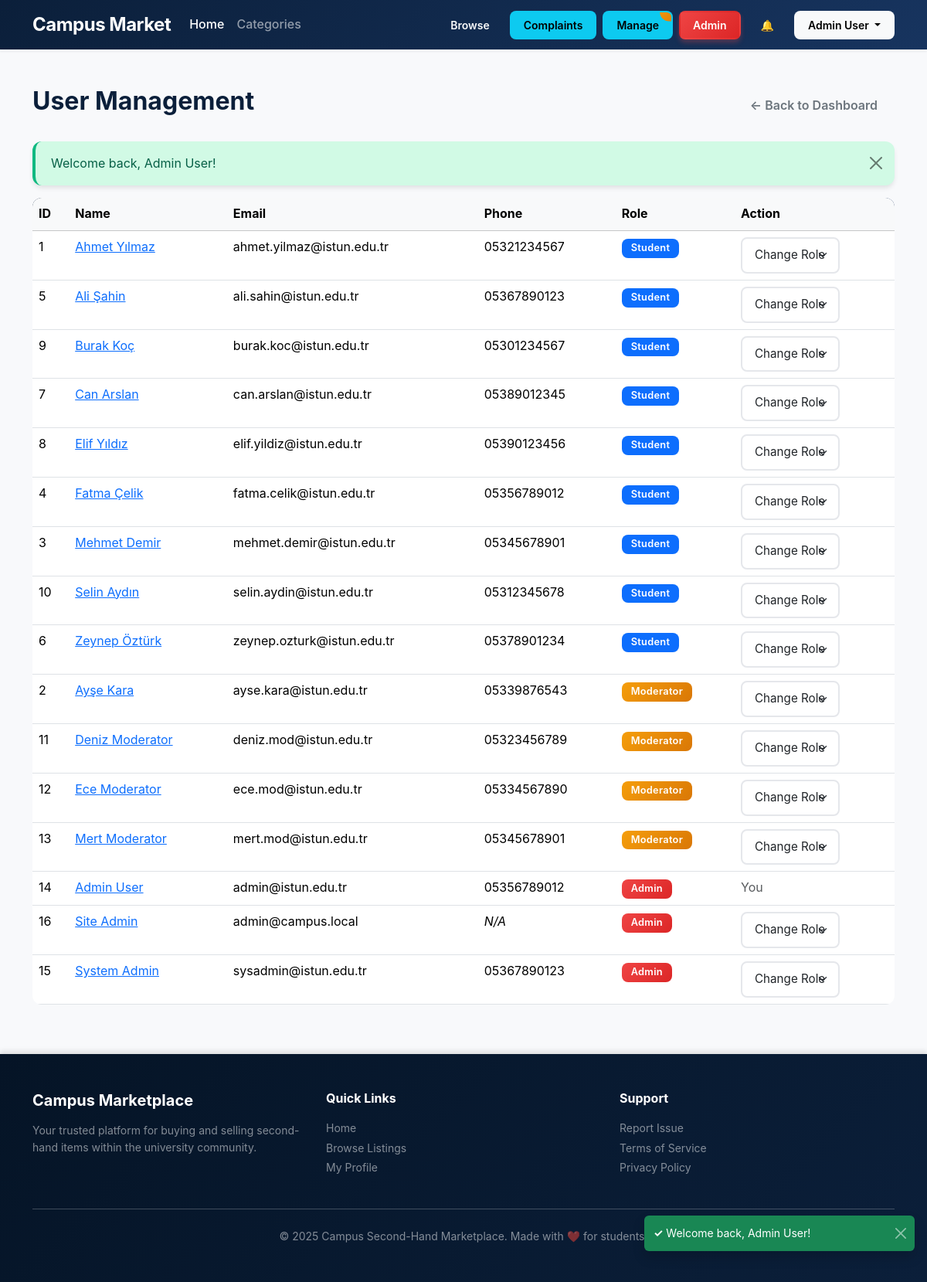
The app's page /pages/admin/users.php (signed in) with its own data.
### tables this page shows
CREATE TABLE `User` (
  `UserID` int NOT NULL AUTO_INCREMENT,
  `Name` varchar(100) NOT NULL,
  `Email` varchar(100) NOT NULL,
  `Password` varchar(255) NOT NULL,
  `Phone` varchar(20) DEFAULT NULL,
  `RoleID` int NOT NULL,
  PRIMARY KEY (`UserID`),
  UNIQUE KEY `Email` (`Email`),
  KEY `fk_user_role` (`RoleID`),
  CONSTRAINT `fk_user_role` FOREIGN KEY (`RoleID`) REFERENCES `Role` (`RoleID`) ON DELETE RESTRICT ON UPDATE CASCADE
);

CREATE TABLE `Role` (
  `RoleID` int NOT NULL AUTO_INCREMENT,
  `RoleName` varchar(50) NOT NULL,
  PRIMARY KEY (`RoleID`),
  CONSTRAINT `chk_role_name` CHECK ((`RoleName` in (_utf8mb4'Student',_utf8mb4'Moderator',_utf8mb4'Admin')))
);

### pages/admin/users.php (the view, shortened to what this page needs)
<?php
require_once __DIR__ . '/../../config/db.php';
$users = [];
$successMessage = '';
if (isset($_SESSION['success_message'])) {
    $successMessage = $_SESSION['success_message'];
}
try {
    $usersSql = <<<SQL
    SELECT
        U.UserID,
        U.Name,
        U.Email,
        U.Phone,
        R.RoleID,
        R.RoleName
    FROM User U
    INNER JOIN Role R ON R.RoleID = U.RoleID
    ORDER BY R.RoleID, U.Name;
    SQL;
    $users = $pdo->query($usersSql)->fetchAll();
} catch (PDOException $e) {
    $errorMessage = 'Failed to load users: ' . htmlspecialchars($e->getMessage(), ENT_QUOTES, 'UTF-8');
}
require_once __DIR__ . '/../../includes/header.php';
?>
<main class="container py-5">
    <div class="d-flex justify-content-between align-items-center mb-4">
        <h2>User Management</h2>
        <a href="/campus-marketplace/pages/admin/dashboard.php" class="btn btn-outline-secondary">← Back to Dashboard</a>
    </div>
    <?php if ($successMessage !== ''): ?>
        <div class="alert alert-success alert-dismissible fade show" role="alert">
            <?php echo $successMessage; ?>
            <button type="button" class="btn-close" data-bs-dismiss="alert" aria-label="Close"></button>
        </div>
    <?php endif; ?>
    <div class="table-responsive">
        <table class="table table-hover">
            <thead class="table-light">
                <tr>
                    <th>ID</th>
                    <th>Name</th>
                    <th>Email</th>
                    <th>Phone</th>
                    <th>Role</th>
                    <th>Action</th>
                </tr>
            </thead>
            <tbody>
                <?php foreach ($users as $user): ?>
                    <tr>
                        <td><?php echo $user['UserID']; ?></td>
                        <td>
                            <a href="/campus-marketplace/pages/admin/user-detail.php?id=<?php echo $user['UserID']; ?>">
                                <?php echo htmlspecialchars($user['Name'], ENT_QUOTES, 'UTF-8'); ?>
                            </a>
                        </td>
                        <td><?php echo htmlspecialchars($user['Email'], ENT_QUOTES, 'UTF-8'); ?></td>
                        <td><?php echo $user['Phone'] ? htmlspecialchars($user['Phone'], ENT_QUOTES, 'UTF-8') : '<em>N/A</em>'; ?></td>
                        <td>
                            <span class="badge bg-<?php
                                echo match($user['RoleName']) {
                                    'Admin' => 'danger',
                                    'Moderator' => 'warning',
                                    'Student' => 'primary',
                                    default => 'secondary'
                                };
                            ?>">
                                <?php echo htmlspecialchars($user['RoleName'], ENT_QUOTES, 'UTF-8'); ?>
                            </span>
                        </td>
                        <td>
                            <?php if ((int)$user['UserID'] === (int)$_SESSION['user_id']): ?>
                                <span class="text-muted">You</span>
                            <?php else: ?>
                                <form method="post" class="d-inline">
                                    <select name="new_role_id" class="form-select form-select-sm d-inline w-auto" onchange="this.form.submit()">
                                        <option value="">Change Role</option>
                                    </select>
                                </form>
                            <?php endif; ?>
                        </td>
                    </tr>
                <?php endforeach; ?>
            </tbody>
        </table>
    </div>
</main>
<?php require_once __DIR__ . '/../../includes/footer.php'; ?>

### assets/css/style.css (style rules this page uses)
:root { --navy: #0b1f3a; --navy-light: #17345f; --navy-dark: #051426; --gold: #f2c230; --gold-light: #f9d96f; --gold-dark: #d4a825; --light-bg: #f8f9fb; --white: #ffffff; --text-primary: #111827; --text-secondary: #6b7280; --text-muted: #9ca3af; --success: #10b981; --success-light: #d1fae5; --danger: #ef4444; --danger-light: #fee2e2; --warning: #f59e0b; --warning-light: #fef3c7; --info: #3b82f6; --info-light: #dbeafe; --shadow-sm: 0 1px 2px 0 rgba(0, 0, 0, 0.05); --shadow-md: 0 4px 6px -1px rgba(0, 0, 0, 0.1); --shadow-lg: 0 10px 15px -3px rgba(0, 0, 0, 0.1); --shadow-xl: 0 20px 25px -5px rgba(0, 0, 0, 0.1); --shadow-2xl: 0 25px 50px -12px rgba(0, 0, 0, 0.25); --radius-sm: 0.375rem; --radius-md: 0.5rem; --radius-lg: 0.75rem; --radius-xl: 1rem; --radius-2xl: 1.5rem; --transition-fast: 150ms cubic-bezier(0.4, 0, 0.2, 1); --transition-base: 200ms cubic-bezier(0.4, 0, 0.2, 1); --transition-slow: 300ms cubic-bezier(0.4, 0, 0.2, 1); }
* { box-sizing: border-box; }
body { background-color: var(--light-bg); color: var(--text-primary); font-family: -apple-system, BlinkMacSystemFont, 'Segoe UI', Roboto, 'Helvetica Neue', Arial, sans-serif; line-height: 1.6; min-height: 100vh; }
html { scroll-behavior: smooth; }
h1, h2, h3, h4, h5, h6 { font-weight: 700; line-height: 1.2; color: var(--navy); }
.btn { border-radius: var(--radius-md); font-weight: 600; padding: 0.5rem 1.25rem; transition: all var(--transition-base); border: 2px solid transparent; position: relative; overflow: hidden; }
.btn::before { content: ''; position: absolute; top: 50%; left: 50%; width: 0; height: 0; border-radius: 50%; background: rgba(255, 255, 255, 0.2); transform: translate(-50%, -50%); transition: width var(--transition-slow), height var(--transition-slow); }
.btn-outline-primary, .btn-outline-secondary, .btn-outline-danger, .btn-outline-light { background: transparent; transition: all var(--transition-base); }
.form-control, .form-select { border: 2px solid #e5e7eb; border-radius: var(--radius-md); padding: 0.625rem 1rem; transition: all var(--transition-base); font-size: 0.95rem; }
.badge { padding: 0.375rem 0.75rem; border-radius: var(--radius-md); font-weight: 600; font-size: 0.8rem; letter-spacing: 0.3px; }
.badge.bg-danger { background: linear-gradient(135deg, var(--danger) 0%, #dc2626 100%) !important; }
.badge.bg-warning { background: linear-gradient(135deg, var(--warning) 0%, #d97706 100%) !important; }
.alert { border: none; border-radius: var(--radius-lg); padding: 1rem 1.25rem; box-shadow: var(--shadow-md); border-left: 4px solid; }
.alert-success { background: var(--success-light); border-left-color: var(--success); color: #065f46; }
.table { border-radius: var(--radius-lg); overflow: hidden; }
.table thead { background: linear-gradient(135deg, var(--navy) 0%, var(--navy-light) 100%); color: var(--white); }
.table-hover tbody tr { transition: all var(--transition-fast); }

### records on screen
user: UserID "1", Name "Ahmet Yılmaz", Email "ahmet.yilmaz@istun.edu.tr", Phone "05321234567", RoleID.RoleName "Student"
user: UserID "5", Name "Ali Şahin", Email "ali.sahin@istun.edu.tr", Phone "05367890123", RoleID.RoleName "Student"
user: UserID "9", Name "Burak Koç", Email "burak.koc@istun.edu.tr", Phone "05301234567", RoleID.RoleName "Student"
user: UserID "7", Name "Can Arslan", Email "can.arslan@istun.edu.tr", Phone "05389012345", RoleID.RoleName "Student"
user: UserID "8", Name "Elif Yıldız", Email "elif.yildiz@istun.edu.tr", Phone "05390123456", RoleID.RoleName "Student"
user: UserID "4", Name "Fatma Çelik", Email "fatma.celik@istun.edu.tr", Phone "05356789012", RoleID.RoleName "Student"
user: UserID "3", Name "Mehmet Demir", Email "mehmet.demir@istun.edu.tr", Phone "05345678901", RoleID.RoleName "Student"
user: UserID "10", Name "Selin Aydın", Email "selin.aydin@istun.edu.tr", Phone "05312345678", RoleID.RoleName "Student"
user: UserID "6", Name "Zeynep Öztürk", Email "zeynep.ozturk@istun.edu.tr", Phone "05378901234", RoleID.RoleName "Student"
user: UserID "2", Name "Ayşe Kara", Email "ayse.kara@istun.edu.tr", Phone "05339876543", RoleID.RoleName "Moderator"
user: UserID "11", Name "Deniz Moderator", Email "deniz.mod@istun.edu.tr", Phone "05323456789", RoleID.RoleName "Moderator"
user: UserID "12", Name "Ece Moderator", Email "ece.mod@istun.edu.tr", Phone "05334567890", RoleID.RoleName "Moderator"
user: UserID "13", Name "Mert Moderator", Email "mert.mod@istun.edu.tr", Phone "05345678901", RoleID.RoleName "Moderator"
user: UserID "14", Name "Admin User", Email "admin@istun.edu.tr", Phone "05356789012", RoleID.RoleName "Admin", shows "You"
user: UserID "16", Name "Site Admin", Email "admin@campus.local", shows "N/A", RoleID.RoleName "Admin"
user: UserID "15", Name "System Admin", Email "sysadmin@istun.edu.tr", Phone "05367890123", RoleID.RoleName "Admin"

### other values on screen
cleanInput($currentUser ?? 'User') "Admin User"
$successMessage "Welcome back, Admin User!"
